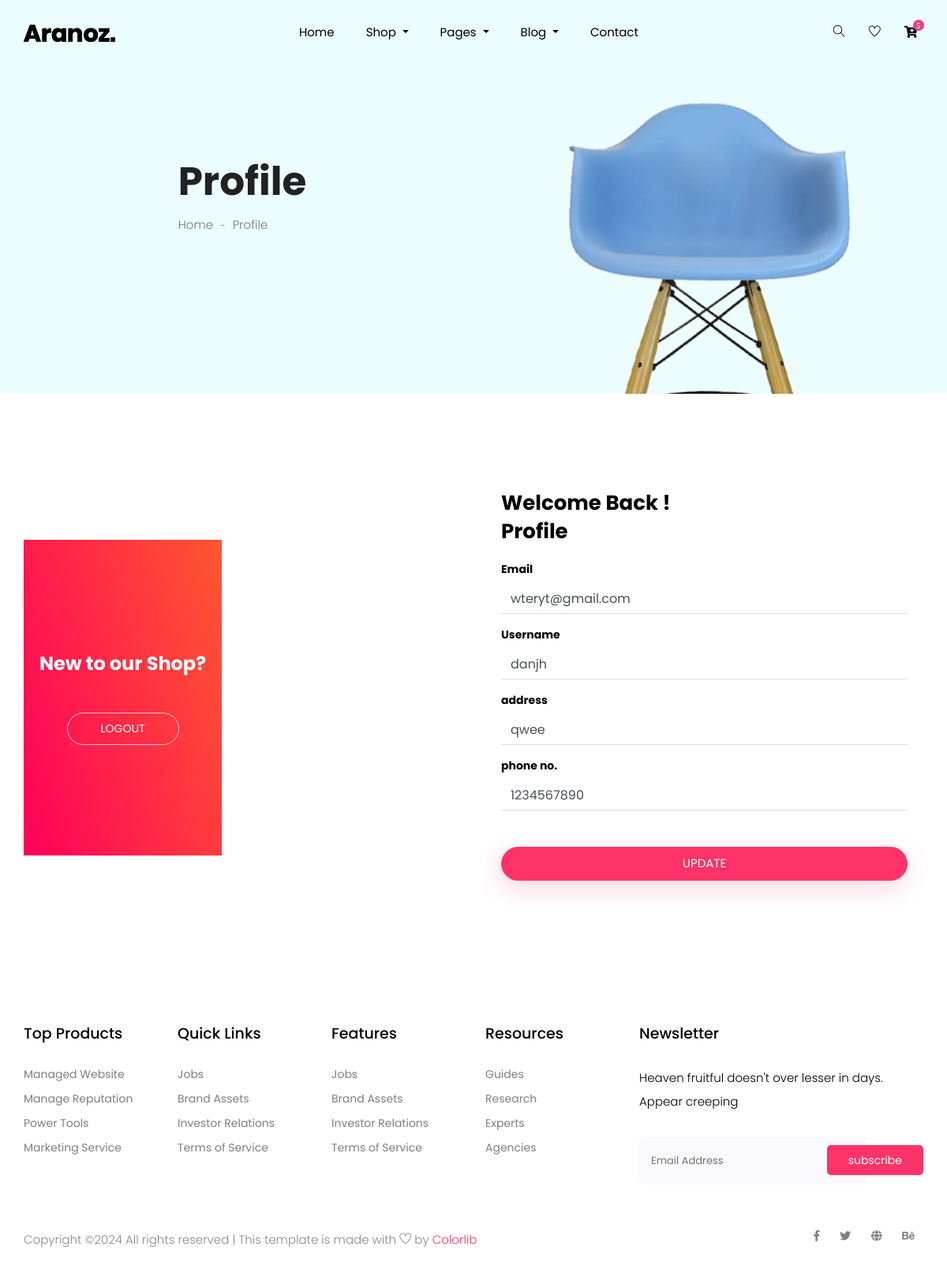
The page /profile (signed in) on the database its author committed.
### shop/models.py (models this page shows)
class user(models.Model):
    username = models.CharField(max_length=50, null=False)
    email= models.EmailField(unique=True,null=False)
    password=models.CharField(max_length=50,null=False)
    address=models.CharField(max_length=150, blank=True,null=True)
    phone=models.IntegerField(blank=True,null=True)
    otp=models.IntegerField(blank=True,null=True)
    def __str__(self) -> str:
        return self.email

### shop/views.py (the view)
# urls.py: path('profile', views.profile, name='profile'),
def profile(request):
    if "email" in request.session:
        uid=user.objects.get(email=request.session["email"])
        print(uid)
        con={"uid":uid}
        return render(request,'profile.html',con)
    else:
        return render(request,'login.html')

### shop/templates/profile.html (shortened to what this page needs)
{% load static %}
<!doctype html>
<html lang="zxx">
<head>
    <link rel="stylesheet" href="{% static 'css/bootstrap.min.css' %}">
    <link rel="stylesheet" href="{% static 'css/animate.css' %}">
    <link rel="stylesheet" href="{% static 'css/owl.carousel.min.css' %}">
    <link rel="stylesheet" href="{% static 'css/all.css' %}">
    <link rel="stylesheet" href="{% static 'css/flaticon.css' %}">
    <link rel="stylesheet" href="{% static 'css/themify-icons.css' %}">
    <link rel="stylesheet" href="{% static 'css/magnific-popup.css' %}">
    <link rel="stylesheet" href="{% static 'css/slick.css' %}">
    <link rel="stylesheet" href="{% static 'css/style.css' %}">
</head>
<body>
    <header class="main_menu home_menu">
        <div class="container">
            <div class="row align-items-center">
                <div class="col-lg-12">
                    <nav class="navbar navbar-expand-lg navbar-light">
                        <a class="navbar-brand" href="{% url 'index' %}"> <img src="{% static 'img/logo.png' %}" alt="logo"> </a>
                        <div class="collapse navbar-collapse main-menu-item" id="navbarSupportedContent">
                            <ul class="navbar-nav">
                                <li class="nav-item">
                                    <a class="nav-link" href="{% url 'index' %}">Home</a>
                                </li>
                                <li class="nav-item dropdown">
                                    <a class="nav-link dropdown-toggle" href="{% url 'blog' %}" id="navbarDropdown_1"
                                        role="button" data-toggle="dropdown" aria-haspopup="true" aria-expanded="false">
                                        Shop
                                    </a>
                                </li>
                                <li class="nav-item dropdown">
                                    <a class="nav-link dropdown-toggle" href="{% url 'blog' %}" id="navbarDropdown_3"
                                        role="button" data-toggle="dropdown" aria-haspopup="true" aria-expanded="false">
                                        pages
                                    </a>
                                </li>
                                <li class="nav-item dropdown">
                                    <a class="nav-link dropdown-toggle" href="{% url 'blog' %}" id="navbarDropdown_2"
                                        role="button" data-toggle="dropdown" aria-haspopup="true" aria-expanded="false">
                                        blog
                                    </a>
                                </li>
                                <li class="nav-item">
                                    <a class="nav-link" href="{% url 'contact' %}">Contact</a>
                                </li>
                            </ul>
                        </div>
                        <div class="hearer_icon d-flex">
                            <a id="search_1" href="javascript:void(0)"><i class="ti-search"></i></a>
                            <a href=""><i class="ti-heart"></i></a>
                            <div class="dropdown cart">
                                <a class="dropdown-toggle" href="#" id="navbarDropdown3" role="button"
                                    data-toggle="dropdown" aria-haspopup="true" aria-expanded="false">
                                    <i class="fas fa-cart-plus"></i>
                                </a>
                            </div>
                        </div>
                    </nav>
                </div>
            </div>
        </div>
    </header>
    <section class="breadcrumb breadcrumb_bg">
        <div class="container">
            <div class="row justify-content-center">
                <div class="col-lg-8">
                    <div class="breadcrumb_iner">
                        <div class="breadcrumb_iner_item">
                            <h2>Profile</h2>
                            <p>Home <span>-</span> Profile</p>
                        </div>
                    </div>
                </div>
            </div>
        </div>
    </section>
    <section class="login_part padding_top">
        <div class="container">
            <div class="row align-items-center">
                <div class="col-lg-6 col-md-6">
                    <div class="login_part_text text-center">
                        <div class="login_part_text_iner">
                            <h2>New to our Shop?</h2>
                            <a href="{% url 'logout' %}" class="btn_3">Logout</a>
                        </div>
                    </div>
                </div>
                <div class="col-lg-6 col-md-6">
                    <div class="login_part_form">
                        <div class="login_part_form_iner">
                            <h3>Welcome Back ! <br>
                                Profile</h3>
                            <form class="row contact_form" action="{% url 'profileupdate' %}" method="post" novalidate="novalidate">
                                <div class="col-md-12 form-group p_star">
                                <b><label style="color: rgb(0, 0, 0);">Email</label></b>
                                    <input type="text" class="form-control" id="name" name="email" value="{{uid.email}}"
                                        placeholder="Email">
                                </div>
                                <div class="col-md-12 form-group p_star">
                                    <b><label style="color: rgb(0, 0, 0);">Username</label></b>
                                    <input type="username" class="form-control" id="username" name="username" value="{{uid.username}}"
                                        placeholder="username">
                                </div>
                                <div class="col-md-12 form-group p_star">
                                    <b><label style="color: rgb(0, 0, 0);">address</label></b>
                                        <input type="text" class="form-control" id="name" name="address" value="{{uid.address}}"
                                            placeholder="address">
                                    </div>
                                    <div class="col-md-12 form-group p_star">
                                        <b><label style="color: rgb(0, 0, 0);">phone no.</label></b>
                                            <input type="text" class="form-control" id="name" name="phone" value="{{uid.phone}}"
                                                placeholder="phone">
                                        </div>
                                <div class="col-md-12 form-group">
                                    <button type="submit" value="submit" class="btn_3">
                                        update
                                    </button>
                                </div>
                            </form>
                        </div>
                    </div>
                </div>
            </div>
        </div>
    </section>
    <footer class="footer_part">
        <div class="container">
            <div class="row justify-content-around">
                <div class="col-sm-6 col-lg-2">
                    <div class="single_footer_part">
                        <h4>Top Products</h4>
                        <ul class="list-unstyled">
                            <li><a href="">Managed Website</a></li>
                            <li><a href="">Manage Reputation</a></li>
                            <li><a href="">Power Tools</a></li>
                            <li><a href="">Marketing Service</a></li>
                        </ul>
                    </div>
                </div>
                <div class="col-sm-6 col-lg-2">
                    <div class="single_footer_part">
                        <h4>Quick Links</h4>
                        <ul class="list-unstyled">
                            <li><a href="">Jobs</a></li>
                            <li><a href="">Brand Assets</a></li>
                            <li><a href="">Investor Relations</a></li>
                            <li><a href="">Terms of Service</a></li>
                        </ul>
                    </div>
                </div>
                <div class="col-sm-6 col-lg-2">
                    <div class="single_footer_part">
                        <h4>Features</h4>
                        <ul class="list-unstyled">
                            <li><a href="">Jobs</a></li>
                            <li><a href="">Brand Assets</a></li>
                            <li><a href="">Investor Relations</a></li>
                            <li><a href="">Terms of Service</a></li>
                        </ul>
                    </div>
                </div>
                <div class="col-sm-6 col-lg-2">
                    <div class="single_footer_part">
                        <h4>Resources</h4>
                        <ul class="list-unstyled">
                            <li><a href="">Guides</a></li>
                            <li><a href="">Research</a></li>
                            <li><a href="">Experts</a></li>
                            <li><a href="">Agencies</a></li>
                        </ul>
                    </div>
                </div>
                <div class="col-sm-6 col-lg-4">
                    <div class="single_footer_part">
                        <h4>Newsletter</h4>
                        <p>Heaven fruitful doesn't over lesser in days. Appear creeping
                        </p>
                        <div id="mc_embed_signup">
                            <form target="_blank"
                                action="https://spondonit.us12.list-manage.com/subscribe/post?u=1462626880ade1ac87bd9c93a&amp;id=92a4423d01"
                                method="get" class="subscribe_form relative mail_part">
                                <input type="email" name="email" id="newsletter-form-email" placeholder="Email Address"
                                    class="placeholder hide-on-focus" onfocus="this.placeholder = ''"
                                    onblur="this.placeholder = ' Email Address '">
                                <button type="submit" name="submit" id="newsletter-submit"
                                    class="email_icon newsletter-submit button-contactForm">subscribe</button>
                            </form>
                        </div>
                    </div>
                </div>
            </div>
        </div>
        <div class="copyright_part">
            <div class="container">
                <div class="row">
                    <div class="col-lg-8">
                        <div class="copyright_text">
                            <P>
Copyright &copy;<script>document.write(new Date().getFullYear());</script> All rights reserved | This template is made with <i class="ti-heart" aria-hidden="true"></i> by <a href="https://colorlib.com" target="_blank">Colorlib</a>
</P>
                        </div>
                    </div>
                    <div class="col-lg-4">
                        <div class="footer_icon social_icon">
                            <ul class="list-unstyled">
                                <li><a href="#" class="single_social_icon"><i class="fab fa-facebook-f"></i></a></li>
                                <li><a href="#" class="single_social_icon"><i class="fab fa-twitter"></i></a></li>
                                <li><a href="#" class="single_social_icon"><i class="fas fa-globe"></i></a></li>
                                <li><a href="#" class="single_social_icon"><i class="fab fa-behance"></i></a></li>
                            </ul>
                        </div>
                    </div>
                </div>
            </div>
        </div>
    </footer>
</body>
</html>

### shop/static/css/all.css (style rules this page uses)
.fa, .fas, .far, .fal, .fab { -moz-osx-font-smoothing: grayscale; -webkit-font-smoothing: antialiased; display: inline-block; font-style: normal; font-variant: normal; text-rendering: auto; line-height: 1; }
.fa-behance:before { content: "\f1b4"; }
.fa-cart-plus:before { content: "\f217"; }
.fa-facebook-f:before { content: "\f39e"; }
.fa-globe:before { content: "\f0ac"; }
.fa-twitter:before { content: "\f099"; }
.fab { font-family: 'Font Awesome 5 Brands'; }
.fa, .fas { font-family: 'Font Awesome 5 Free'; font-weight: 900; }

### rows shown on the page
user: email "wteryt@gmail.com", username "danjh", address "qwee", phone "1234567890"
